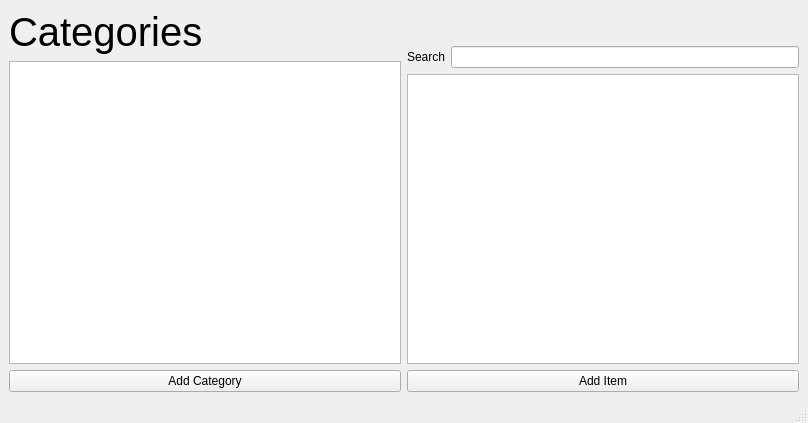
<?xml version="1.0" encoding="UTF-8"?>
<ui version="4.0">
 <class>MainWindow</class>
 <widget class="QMainWindow" name="MainWindow">
  <property name="geometry">
   <rect>
    <x>0</x>
    <y>0</y>
    <width>808</width>
    <height>423</height>
   </rect>
  </property>
  <property name="windowTitle">
   <string>MainWindow</string>
  </property>
  <widget class="QWidget" name="centralwidget">
   <layout class="QHBoxLayout" name="horizontalLayout_2">
    <item>
     <layout class="QVBoxLayout" name="verticalLayout">
      <item>
       <widget class="QLabel" name="labelCategories">
        <property name="minimumSize">
         <size>
          <width>0</width>
          <height>0</height>
         </size>
        </property>
        <property name="font">
         <font>
          <pointsize>30</pointsize>
         </font>
        </property>
        <property name="text">
         <string>Categories</string>
        </property>
       </widget>
      </item>
      <item>
       <widget class="QListView" name="listView">
        <property name="font">
         <font>
          <pointsize>20</pointsize>
         </font>
        </property>
       </widget>
      </item>
      <item>
       <widget class="QPushButton" name="buttonCategory">
        <property name="text">
         <string>Add Category</string>
        </property>
       </widget>
      </item>
     </layout>
    </item>
    <item>
     <layout class="QVBoxLayout" name="verticalLayout_2">
      <item>
       <widget class="QLabel" name="labelCategory">
        <property name="font">
         <font>
          <pointsize>20</pointsize>
         </font>
        </property>
        <property name="text">
         <string/>
        </property>
       </widget>
      </item>
      <item>
       <layout class="QGridLayout" name="gridLayout">
        <item row="0" column="0">
         <widget class="QLabel" name="labelSearch">
          <property name="text">
           <string>Search</string>
          </property>
         </widget>
        </item>
        <item row="0" column="1">
         <widget class="QLineEdit" name="lineEditSearch"/>
        </item>
       </layout>
      </item>
      <item>
       <widget class="QTableView" name="tableView"/>
      </item>
      <item>
       <widget class="QPushButton" name="buttonItem">
        <property name="text">
         <string>Add Item</string>
        </property>
       </widget>
      </item>
     </layout>
    </item>
   </layout>
  </widget>
  <widget class="QMenuBar" name="menubar">
   <property name="geometry">
    <rect>
     <x>0</x>
     <y>0</y>
     <width>808</width>
     <height>22</height>
    </rect>
   </property>
  </widget>
  <widget class="QStatusBar" name="statusbar"/>
 </widget>
 <resources/>
 <connections/>
</ui>
